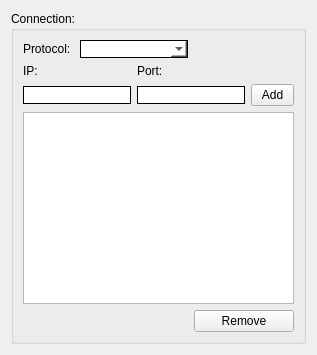
     <widget class="QWidget" name="tabRemote">
      <attribute name="title">
       <string>Remote</string>
      </attribute>
      <layout class="QGridLayout" name="gridLayout_21">
       <item row="0" column="0">
        <widget class="QGroupBox" name="groupBox_5">
         <property name="title">
          <string>Connection:</string>
         </property>
         <layout class="QGridLayout" name="gridLayout_20">
          <item row="2" column="0" colspan="2">
           <widget class="QLineEdit" name="txtRemoteIP">
            <property name="sizePolicy">
             <sizepolicy hsizetype="MinimumExpanding" vsizetype="Fixed">
              <horstretch>0</horstretch>
              <verstretch>0</verstretch>
             </sizepolicy>
            </property>
            <property name="minimumSize">
             <size>
              <width>100</width>
              <height>0</height>
             </size>
            </property>
            <property name="styleSheet">
             <string notr="true">:enabled {border: 1px solid black; background-color: rgb(255, 255, 255);}
:disabled {border: 1px solid black; background-color: rgb(195, 195, 195);}
:hover {border: 1px solid red; }</string>
            </property>
           </widget>
          </item>
          <item row="2" column="4">
           <widget class="QPushButton" name="cmdAdd">
            <property name="cursor">
             <cursorShape>PointingHandCursor</cursorShape>
            </property>
            <property name="styleSheet">
             <string notr="true">:hover {background-color: rgb(195, 195, 195);}
QPushButton {;text-align:center;
	padding-left: 3px;
	padding-top: 3px;
   padding-right: 3px;
	padding-bottom: 3px;}</string>
            </property>
            <property name="text">
             <string>Add</string>
            </property>
           </widget>
          </item>
          <item row="4" column="3" colspan="2">
           <widget class="QPushButton" name="cmdRemove">
            <property name="cursor">
             <cursorShape>PointingHandCursor</cursorShape>
            </property>
            <property name="styleSheet">
             <string notr="true">:hover {background-color: rgb(195, 195, 195);}
QPushButton {;text-align:center;
	padding-left: 3px;
	padding-top: 3px;
   padding-right: 3px;
	padding-bottom: 3px;}</string>
            </property>
            <property name="text">
             <string>Remove</string>
            </property>
           </widget>
          </item>
          <item row="3" column="0" colspan="5">
           <widget class="QTableView" name="lvRemote">
            <property name="selectionMode">
             <enum>QAbstractItemView::SingleSelection</enum>
            </property>
            <property name="selectionBehavior">
             <enum>QAbstractItemView::SelectRows</enum>
            </property>
            <property name="showGrid">
             <bool>false</bool>
            </property>
            <property name="gridStyle">
             <enum>Qt::NoPen</enum>
            </property>
            <property name="cornerButtonEnabled">
             <bool>false</bool>
            </property>
            <attribute name="horizontalHeaderHighlightSections">
             <bool>false</bool>
            </attribute>
            <attribute name="verticalHeaderVisible">
             <bool>false</bool>
            </attribute>
           </widget>
          </item>
          <item row="0" column="0">
           <widget class="QLabel" name="label_7">
            <property name="text">
             <string>Protocol:</string>
            </property>
           </widget>
          </item>
          <item row="1" column="0">
           <widget class="QLabel" name="label_48">
            <property name="text">
             <string>IP:</string>
            </property>
           </widget>
          </item>
          <item row="1" column="2">
           <widget class="QLabel" name="label_46">
            <property name="text">
             <string>Port:</string>
            </property>
           </widget>
          </item>
          <item row="2" column="2" colspan="2">
           <widget class="QLineEdit" name="txtRemotePort">
            <property name="sizePolicy">
             <sizepolicy hsizetype="MinimumExpanding" vsizetype="Fixed">
              <horstretch>0</horstretch>
              <verstretch>0</verstretch>
             </sizepolicy>
            </property>
            <property name="minimumSize">
             <size>
              <width>50</width>
              <height>0</height>
             </size>
            </property>
            <property name="styleSheet">
             <string notr="true">:enabled {border: 1px solid black; background-color: rgb(255, 255, 255);}
:disabled {border: 1px solid black; background-color: rgb(195, 195, 195);}
:hover {border: 1px solid red; }</string>
            </property>
           </widget>
          </item>
          <item row="0" column="1" colspan="2">
           <widget class="QComboBox" name="cmbProto">
            <property name="enabled">
             <bool>true</bool>
            </property>
            <property name="styleSheet">
             <string notr="true">:enabled {border: 1px solid black; background-color: rgb(255, 255, 255);}
:disabled {border: 1px solid black; background-color: rgb(195, 195, 195);}
:hover {border: 1px solid red; }</string>
            </property>
           </widget>
          </item>
         </layout>
        </widget>
       </item>
      </layout>
     </widget>
